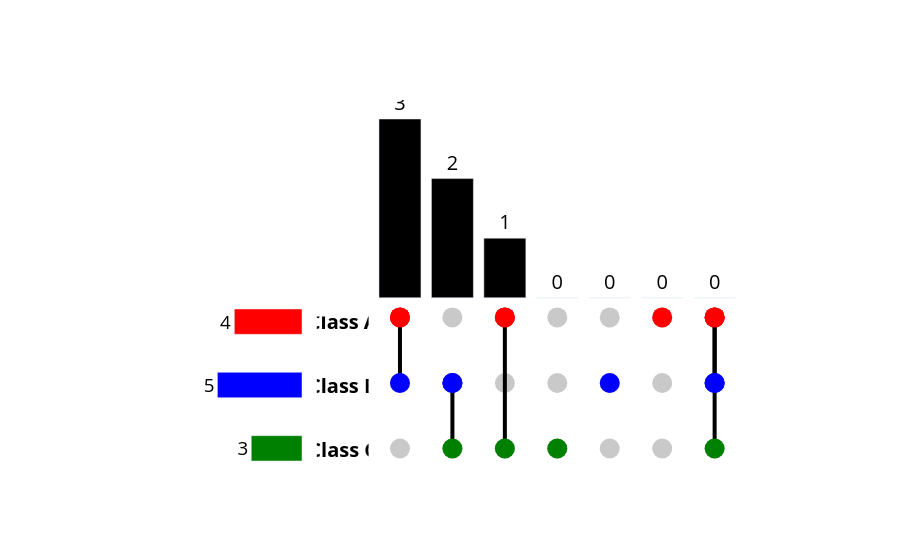

The cell this chart's notebook holds for it:
### Code cell
import pandas as pd
from upsetty import Upset

# create sample data ({'class_name': [boolean indicators]})
data = {
    'Class A': [True, True, True, False, False, True],
    'Class B': [True, True, True, True, True, False],
    'Class C': [False, False, False, True, True, True]
}

# convert sample data dict to pd.DataFrame
df = pd.DataFrame(data)

# create UpSet figure
upset = Upset.generate_plot(df)

# show the figure
upset.write_html("test.html")
upset.show()

### Figure 1 — Plotly figure (JSON) as saved in the notebook; plotly's stock layout.template omitted (floating-point values rounded to 4 significant figures)
{"data": [{"marker": {"color": "#C9C9C9", "size": 20}, "mode": "markers", "showlegend": false, "type": "scatter", "x": [0, 0, 0, 1, 1, 1, 2, 2, 2, 3, 3, 3, 4, 4, 4, 5, 5, 5, 6, 6, 6], "xaxis": "x3", "y": [-0.33, -1.43, -2.53, -0.33, -1.43, -2.53, -0.33, -1.43, -2.53, -0.33, -1.43, -2.53, -0.33, -1.43, -2.53, -0.33, -1.43, -2.53, -0.33, -1.43, -2.53], "yaxis": "y3"}, {"line": {"color": "black", "width": 4}, "marker": {"color": ["red"], "line": {"color": "black"}, "showscale": false, "size": 20}, "mode": "markers+lines", "showlegend": false, "type": "scatter", "x": [0], "xaxis": "x3", "y": [-0.33], "yaxis": "y3"}, {"line": {"color": "black", "width": 4}, "marker": {"color": ["red", "blue"], "line": {"color": "black"}, "showscale": false, "size": 20}, "mode": "markers+lines", "showlegend": false, "type": "scatter", "x": [0, 0], "xaxis": "x3", "y": [-0.33, -1.43], "yaxis": "y3"}, {"line": {"color": "black", "width": 4}, "marker": {"color": ["blue"], "line": {"color": "black"}, "showscale": false, "size": 20}, "mode": "markers+lines", "showlegend": false, "type": "scatter", "x": [1], "xaxis": "x3", "y": [-1.43], "yaxis": "y3"}, {"line": {"color": "black", "width": 4}, "marker": {"color": ["blue", "green"], "line": {"color": "black"}, "showscale": false, "size": 20}, "mode": "markers+lines", "showlegend": false, "type": "scatter", "x": [1, 1], "xaxis": "x3", "y": [-1.43, -2.53], "yaxis": "y3"}, {"line": {"color": "black", "width": 4}, "marker": {"color": ["red"], "line": {"color": "black"}, "showscale": false, "size": 20}, "mode": "markers+lines", "showlegend": false, "type": "scatter", "x": [2], "xaxis": "x3", "y": [-0.33], "yaxis": "y3"}, {"line": {"color": "black", "width": 4}, "marker": {"color": ["red", "green"], "line": {"color": "black"}, "showscale": false, "size": 20}, "mode": "markers+lines", "showlegend": false, "type": "scatter", "x": [2, 2], "xaxis": "x3", "y": [-0.33, -2.53], "yaxis": "y3"}, {"line": {"color": "black", "width": 4}, "marker": {"color": ["green"], "line": {"color": "black"}, "showscale": false, "size": 20}, "mode": "markers+lines", "showlegend": false, "type": "scatter", "x": [3], "xaxis": "x3", "y": [-2.53], "yaxis": "y3"}, {"line": {"color": "black", "width": 4}, "marker": {"color": ["blue"], "line": {"color": "black"}, "showscale": false, "size": 20}, "mode": "markers+lines", "showlegend": false, "type": "scatter", "x": [4], "xaxis": "x3", "y": [-1.43], "yaxis": "y3"}, {"line": {"color": "black", "width": 4}, "marker": {"color": ["red"], "line": {"color": "black"}, "showscale": false, "size": 20}, "mode": "markers+lines", "showlegend": false, "type": "scatter", "x": [5], "xaxis": "x3", "y": [-0.33], "yaxis": "y3"}, {"line": {"color": "black", "width": 4}, "marker": {"color": ["red"], "line": {"color": "black"}, "showscale": false, "size": 20}, "mode": "markers+lines", "showlegend": false, "type": "scatter", "x": [6], "xaxis": "x3", "y": [-0.33], "yaxis": "y3"}, {"line": {"color": "black", "width": 4}, "marker": {"color": ["red", "blue"], "line": {"color": "black"}, "showscale": false, "size": 20}, "mode": "markers+lines", "showlegend": false, "type": "scatter", "x": [6, 6], "xaxis": "x3", "y": [-0.33, -1.43], "yaxis": "y3"}, {"line": {"color": "black", "width": 4}, "marker": {"color": ["red", "blue", "green"], "line": {"color": "black"}, "showscale": false, "size": 20}, "mode": "markers+lines", "showlegend": false, "type": "scatter", "x": [6, 6, 6], "xaxis": "x3", "y": [-0.33, -1.43, -2.53], "yaxis": "y3"}, {"hoverinfo": "none", "marker": {"color": "black"}, "text": [3.0, 2.0, 1.0, 0.0, 0.0, 0.0, 0.0], "textfont": {"color": "black", "size": 20}, "textposition": "outside", "type": "bar", "x": [0, 1, 2, 3, 4, 5, 6], "xaxis": "x3", "y": [3, 2, 1, 0, 0, 0, 0], "yaxis": "y3"}, {"mode": "text", "showlegend": false, "text": ["<b>Class A</b>", "<b>Class B</b>", "<b>Class C</b>"], "textfont": {"color": "black", "size": 20}, "textposition": "middle center", "type": "scatter", "x": [-0.07, -0.07, -0.07], "xaxis": "x2", "y": [-0.33, -1.43, -2.53, -0.33, -1.43, -2.53, -0.33, -1.43, -2.53, -0.33, -1.43, -2.53, -0.33, -1.43, -2.53, -0.33, -1.43, -2.53, -0.33, -1.43, -2.53], "yaxis": "y2"}, {"marker": {"color": ["red", "blue", "green", "purple", "orange", "yellow"]}, "orientation": "h", "text": [4.0, 5.0, 3.0], "textfont": {"color": "black", "size": 20}, "textposition": "outside", "type": "bar", "width": 0.4, "x": [-4, -5, -3], "xaxis": "x", "y": [0, 1, 2], "yaxis": "y"}], "layout": {"plot_bgcolor": "white", "showlegend": false, "xaxis": {"anchor": "y", "domain": [0.1, 0.3], "range": [-8.75, 0], "showticklabels": false}, "xaxis2": {"anchor": "y2", "domain": [0.32, 0.39], "showticklabels": false}, "xaxis3": {"anchor": "y3", "domain": [0.39, 0.9], "showticklabels": false}, "yaxis": {"anchor": "x", "autorange": "reversed", "domain": [0, 0.5], "showticklabels": false, "side": "right"}, "yaxis2": {"anchor": "x2", "domain": [0.055, 0.43], "showticklabels": false}, "yaxis3": {"anchor": "x3", "domain": [0, 1], "showticklabels": false}}}
